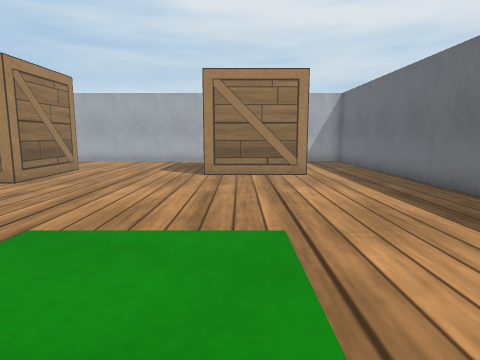
View 1 (above)

22 first-person views from a walk through a robot-simulator world made for Webots. The camera is 0.15 m above the floor, tilts 8° down and sees 75° across. The floor is counted in squares, 0.1 m on a side. Each view is taken from the middle of a square. On the plan, view 1 faces up. The plan holds only what a view shows up to about 15 squares ahead; the rest is blank. Robots are left out. Webots' stock objects and surfaces are drawn as simple stand-ins.

View 2
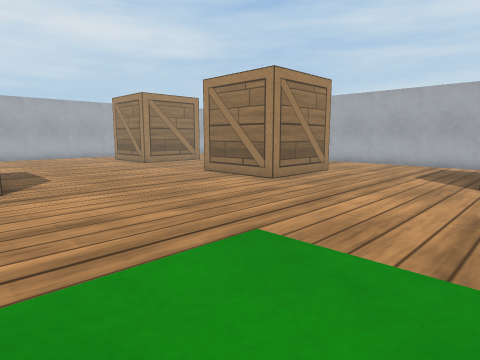

View 3
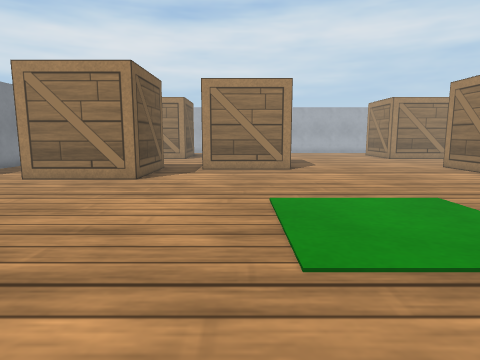

View 4
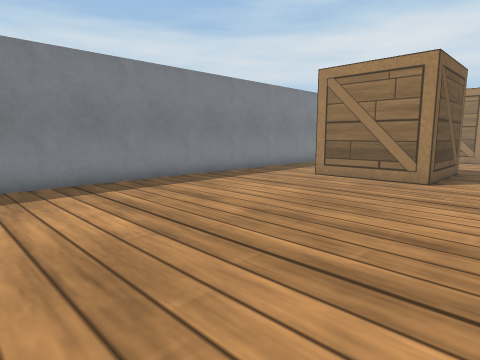

View 5
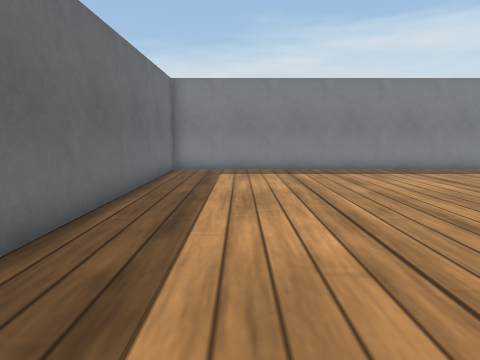

View 6
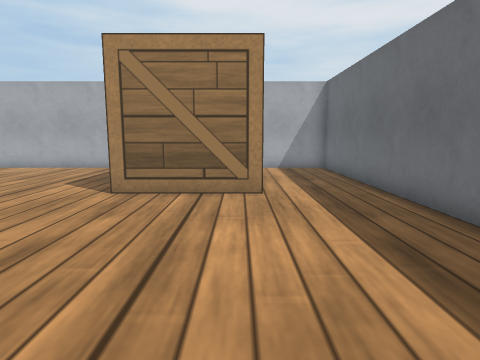

View 7
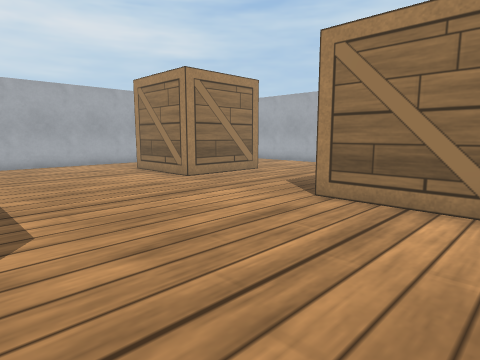

View 8
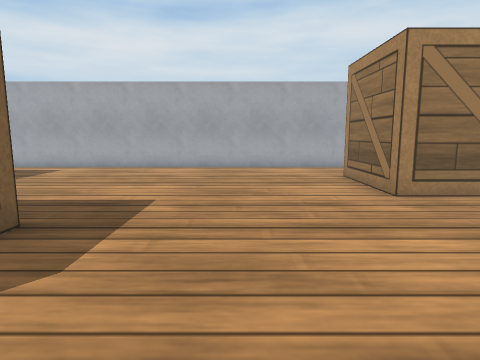

View 9
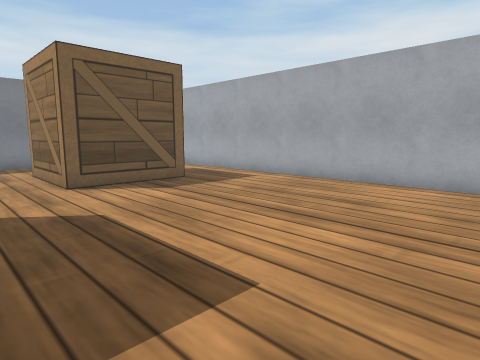

View 10
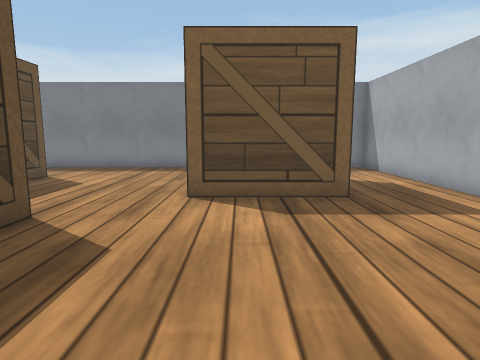

View 11
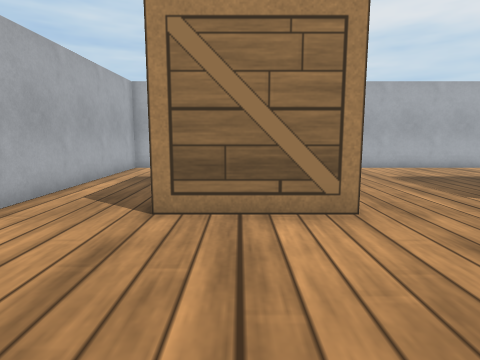

View 12
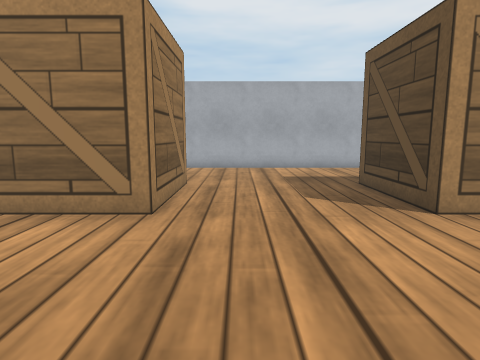

View 13
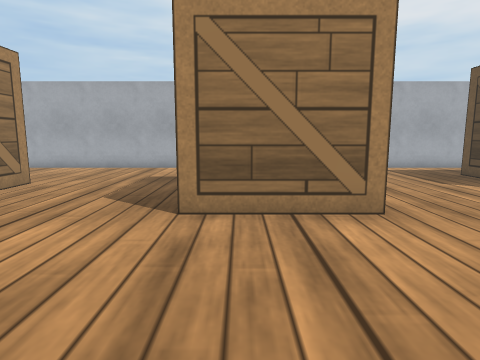

View 14
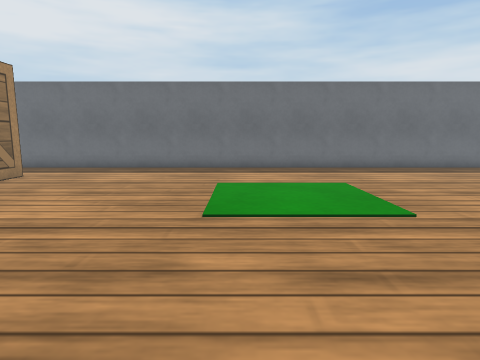

View 15
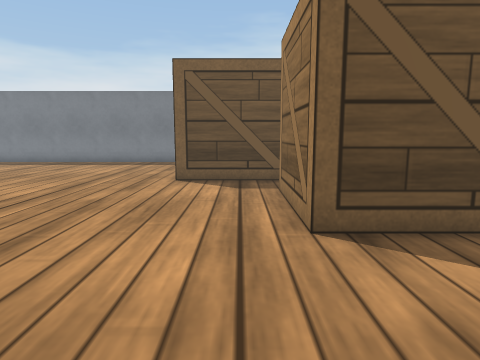

View 16
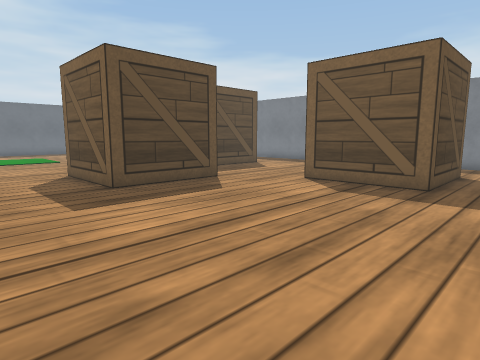

View 17
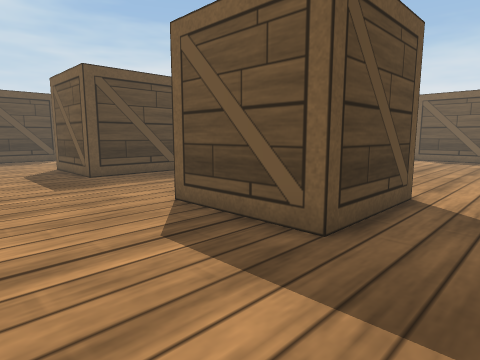

View 18
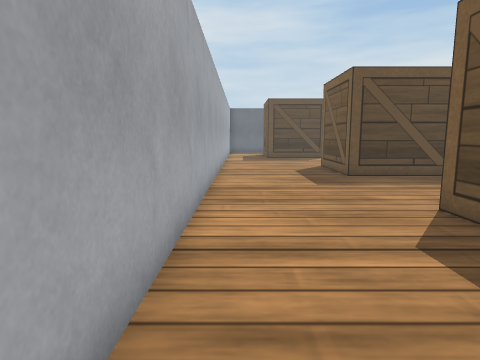

View 19
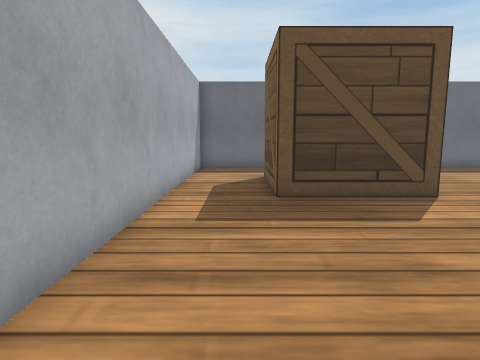

View 20
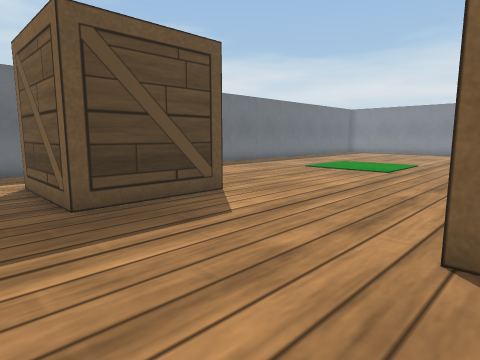

View 21
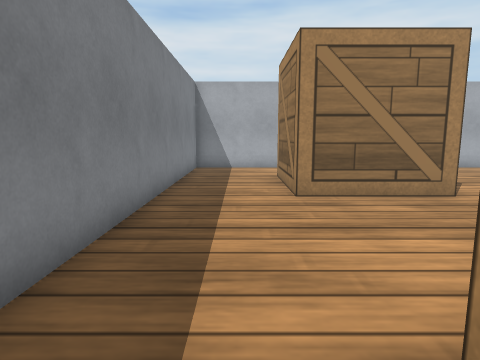

View 22
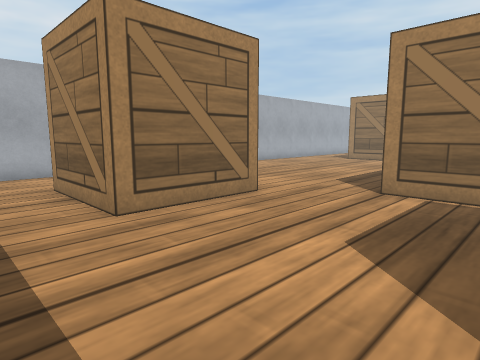

### Floor plan
Key: @ floor where view 1 was taken; # wall or solid block; . floor; B wooden box.
Columns run from 24 left of view 1 to 6 right of it. Each row starts with its distance up from view 1.
 19 ###############################
 18 #.............................#
 17 #.............................#
 16 #......................BBBBB..#
 15 #......................B    ..#
 14 #..BBBBB.....BBBBB.....B    ..#
 13 #..B   B.....B   B.....B    ..#
 12 #..B   B.....B   B.....BBBBB..#
 11 #..B   B.....B   B............#
 10 #..BBBBB.....BBBBB............#
  9 #.............................#
  8 #.............................#
  7 #.............................#
  6 #.............................#
  5 #.............................#
  4 #.....................   .....#
  3 #.....................   .....#
  2 #.........BBBBB.......   .....#
  1 #.........B   B...............#
  0 #.........B   B.........@.....#
 -1 #.........B   B...............#
 -2 #.........BBB B...............#
 -3 #.............................#
 -4 #..BBBBB.....BBBBB............#
 -5 #..B   B.....    B............#
 -6 #..B   B.....    B............#
 -7 #..B   B.....B   B............#
 -8 #...BBBB......B  B............#
 -9 #.............................#
-10 #.............................#
-11 ###############################

Where each view was taken, in squares from view 1:
view 1: 0 up, 0 right, facing up
view 2: 1 up, 0 right, facing up-left
view 3: 0 up, 4 right, facing left
view 4: 1 down, 4 right, facing down-left
view 5: 3 up, 3 right, facing down
view 6: 4 up, 2 right, facing up
view 7: 3 up, 7 left, facing up-left
view 8: 6 up, 9 left, facing left
view 9: 6 up, 14 left, facing down-left
view 10: 4 up, 18 left, facing down
view 11: 4 up, 19 left, facing up
view 12: 4 up, 15 left, facing up
view 13: 4 up, 10 left, facing up
view 14: 4 up, 9 left, facing right
view 15: 7 up, 9 left, facing down
view 16: 6 up, 23 left, facing down-right
view 17: 18 up, 23 left, facing down-right
view 18: 18 up, 23 left, facing right
view 19: 17 up, 9 left, facing right
view 20: 18 up, 8 left, facing down-right
view 21: 9 down, 9 left, facing left
view 22: 10 down, 11 left, facing up-left
